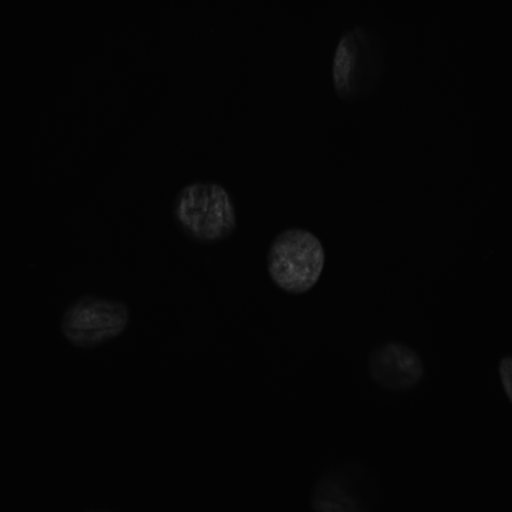
#> input picture data/SAEC exp1 As High 63x - Position 1_Z00_C0.tif, 512 x 512 px, found by its file name; the run also reads 1 picture not shown here
$ jupyter execute image_details.ipynb
#> lines starting #> are read from the running program, lines starting #| are printed output that depends on the picture
[cell 1]
import cv2

# Load the image
image = cv2.imread('E:\MLOps\Project\Images from Dellaire Lab\TIFF SAEC rep1 63x As high\C0\SAEC exp1 As High 63x - Position 1_Z00_C0.tif')
#> image is the input picture: shape (512, 512, 3); min 2, max 81, mean 4.4

# Get the shape of the image
height, width, channels = image.shape
#> height = 512; width = 512; channels = 3

# Print the number of channels
print(f'Number of channels: {channels}')
#| Number of channels: 3

[cell 2]
from PIL import Image
import numpy as np
import matplotlib.pyplot as plt

image_pil = Image.open('E:\MLOps\Project\Images from Dellaire Lab\TIFF SAEC rep1 63x As high\C0\SAEC exp1 As High 63x - Position 1_Z00_C0.tif')
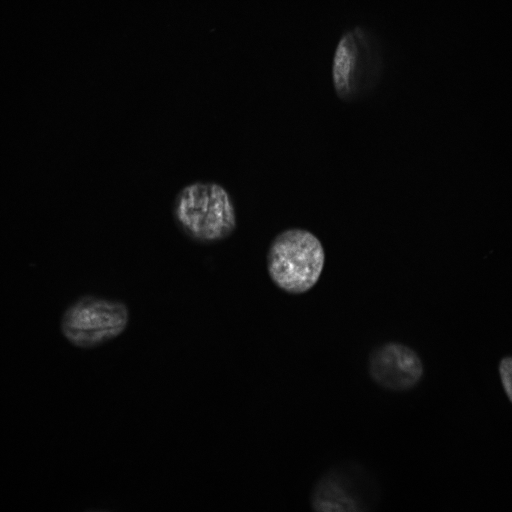
#> image_pil: PIL image 512x512 I;16; min 661, max 20790, mean 1261.9; drawn with min black and max white
image_pil2 = Image.open('E:\MLOps\Project\Images from Dellaire Lab\TIFF SAEC rep1 63x As high\C1\SAEC exp1 As High 63x - Position 1_Z00_C1.tif')

print("Mode of nucleus Image: ", image_pil.mode)
#| Mode of nucleus Image:  I;16
print("Mode of pml bodies Image: ", image_pil2.mode)
#| Mode of pml bodies Image:  I;16

image_array1 = np.array(image_pil)
image_array2 = np.array(image_pil2)
print("Shape of the nucleus image: ", image_array1.shape)
#| Shape of the nucleus image:  (512, 512)
print("Shape of the pml bodies image: ", image_array1.shape)
#| Shape of the pml bodies image:  (512, 512)

plt.imshow(image_pil)
plt.show()
plt.imshow(image_pil2)
plt.show()
